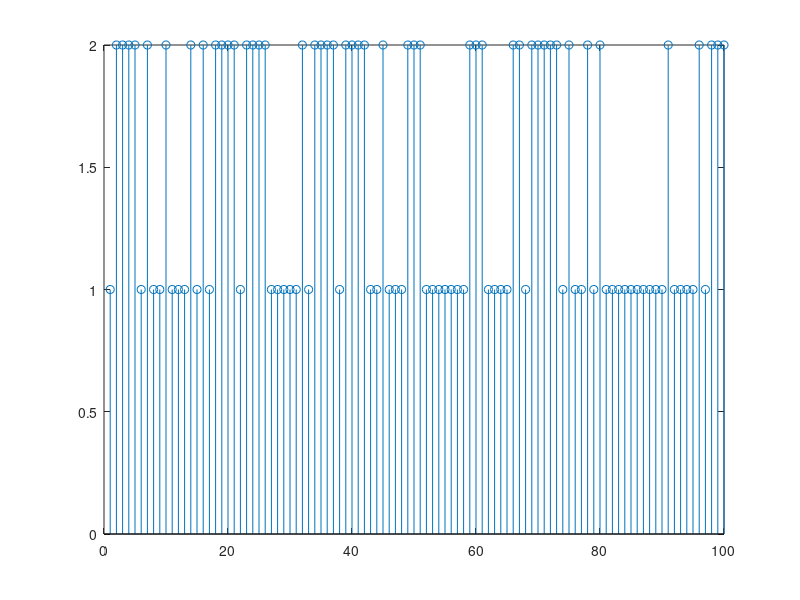

Write the MATLAB code that produced this figure. (Note: this script raises an error after producing the figure.)

clear 

Nsamples = 50; % number of training sequences..

N_hiddenstates = 3; % number hidden states
N_outputstates = 2; % number output states
A = [0.95 0.05 0; 0 0.95 0.05; 0 0 1]; % left-right models - 3 hidden states
phi = [0.5 0.5; 0.9 0.1; 0.1 0.9]; % hidden state 1 has 50% chance to give output state 1 or 2, hidden state 2 has 90% chance to give output state 1 etc.
N = 100; % number of samples
% Generate training sequences..
for ex=1:Nsamples,    
    hidden_state(1) = 1; % start in state 1
    for n = 1:N,
        p_trans = A(hidden_state(n), :); % transition-probability p(z_n+1 | z_n = current state)
        p_trans_cum = cumsum(p_trans); % cumulative probs
        p_rnd = rand; % generate random U(0,1) number
        hidden_state(n+1) = min(find(p_rnd < p_trans_cum)); % hidden state at time n+1
        
        p_emis = phi(hidden_state(n), :); % emission-prob (p(x | z_n = current state)) - discrete output
        p_emis_cum = cumsum(p_emis);
        p_rnd = rand;
        output_state(n) = min(find(p_rnd < p_emis_cum)); % output state at time n
    end
    data{ex} = output_state;
    hidden_data{ex} = hidden_state;
end
stem(data{13}) % example sequence..


% Train model on training data
% initial guess of parameters - randomly
prior1 = [1 0 0];
transmat1 = rand(N_hiddenstates,N_hiddenstates);
transmat1(2,1) = 0; transmat1(3,1) = 0; transmat1(3,2) = 0; % ensure left-right model  
transmat1 = mk_stochastic(transmat1)
obsmat1 = mk_stochastic(rand(N_hiddenstates,N_outputstates));

% train with EM algo.
[LL, prior2, transmat2, obsmat2] = dhmm_em(data, prior1, transmat1, obsmat1, 'max_iter', 30, 'adj_prior', 0)    


% estimate probability p(x=training sequence 13 | trained parameters pi, A,
% phi)
obslik = multinomial_prob(data{13}, obsmat2);
[alpha, beta, gamma, ll] = fwdback(prior2, transmat2, obslik, 'fwd_only', 1); % eg. compare ll with model with different pi, A, phi

% find most probable hidden path to have generated seq. 13..
obslik = multinomial_prob(data{13}, obsmat2);
path = viterbi_path(prior2, transmat2, obslik);
subplot(211), stem(path) % estimated hidden path
subplot(212), stem(hidden_data{13}), axis tight % true path (since generated data..)
